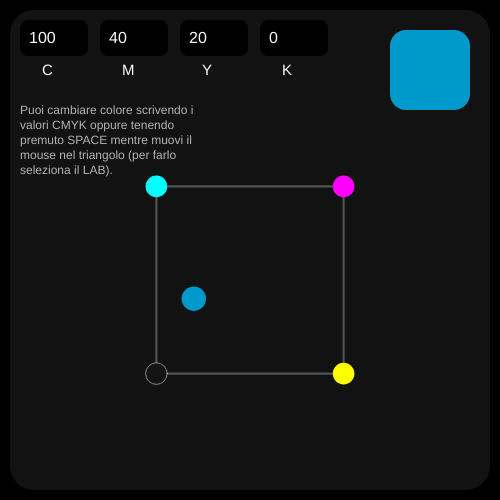
Frame 1 (no input)
Frame 60 (no input): identical to frame 1, image omitted
Frame 120 (the mouse pressed at the canvas centre since frame 60): identical to frame 1, image omitted

The p5.js sketch that drew this single still picture (run headless with seeded random() and noise() and a simulated clock; from frame 60 on, the mouse is pressed at the canvas centre):

// p5.js sketch
// ── sketch.js
/* =========================
   VARIABILI GLOBALI
   ========================= */

// Array input CMYK
let inputs = [];

// Colore corrente
let currentCMYK = {
  c: 100,
  m: 40,
  y: 20,
  k: 0
};

// Movimento col mouse attivo
let movePoint = false;

// Dimensione quadrato
const squareSize = 260;

/* =========================
   SETUP
   ========================= */
function setup() {

  createCanvas(500, 500);

  textFont('Arial');

  ["100", "40", "20", "0"].forEach((value, i) => {

    let input = createInput(value);

    styleInput(input, 20 + i * 80);

    inputs.push(input);
  });
}

/* =========================
   DRAW
   ========================= */
function draw() {

  background('black');

  // Se NON stiamo usando il mouse
  // usa i valori degli input
  if (!movePoint) {

    let values = inputs.map(input =>
      constrain(parseInt(input.value()) || 0, 0, 100)
    );

    currentCMYK.c = values[0];
    currentCMYK.m = values[1];
    currentCMYK.y = values[2];
    currentCMYK.k = values[3];
  }

  // Se SPACE è premuto
  // aggiorna dal mouse
  if (movePoint) {
    updateCMYKFromMouse();
  }

  // Conversione RGB
  let rgb = cmykToRgb(
    currentCMYK.c,
    currentCMYK.m,
    currentCMYK.y,
    currentCMYK.k
  );

  drawPanel();

  push();

  translate(width / 2, height / 2 + 30);

  scale(0.72);

  drawCMYKSquare();

  drawColorPoint(
    currentCMYK.c,
    currentCMYK.m,
    currentCMYK.y,
    currentCMYK.k
  );

  pop();

  drawColorPreview(rgb);

  drawLabels();
}

/* =========================
   STYLE INPUT
   ========================= */
function styleInput(input, x) {

  input.position(x, 20);

  input.size(50);

  input.style('background', 'black');
  input.style('color', 'white');
  input.style('border', '1px solid #000000');
  input.style('border-radius', '8px');
  input.style('padding', '8px');
  input.style('font-size', '16px');
}

/* =========================
   DRAW PANEL
   ========================= */
function drawPanel() {

  noStroke();

  fill(18);

  rect(10, 10, 480, 480, 24);
}

/* =========================
   DRAW CMYK SQUARE
   ========================= */
function drawCMYKSquare() {

  let s = squareSize;

  let left = -s / 2;
  let top = -s / 2;

  // Bordo quadrato
  stroke(255, 70);

  strokeWeight(3);

  noFill();

  rect(left, top, s, s);

  // Vertici colore
  const points = [
    { x: left, y: top, color: [0, 255, 255] }, // C
    { x: -left, y: top, color: [255, 0, 255] }, // M
    { x: -left, y: -top, color: [255, 255, 0] }, // Y
    { x: left, y: -top, color: [20] }           // K
  ];

  points.forEach((p, i) => {

    if (i === 3) {
      stroke(180);
      strokeWeight(1);
    } else {
      noStroke();
    }

    fill(...p.color);

    ellipse(p.x, p.y, 30);
  });

  noStroke();
}

/* =========================
   DRAW COLOR POINT
   =========================
   Disegna il pallino colore.
*/
function drawColorPoint(c, m, y, k) {

  let x = map(m - c, -100, 100, -130, 130);

  let yy = map(y - k, -100, 100, -130, 130);

  let rgb = cmykToRgb(c, m, y, k);

  noStroke();

  fill(rgb.r, rgb.g, rgb.b);

  ellipse(x, yy, 34);
}

/* =========================
   UPDATE CMYK FROM MOUSE
   =========================
   Quando SPACE è premuto:
   - prende il mouse
   - lo converte in CMYK
*/
function updateCMYKFromMouse() {

  // Coordinate mouse nel quadrato
  let mx = (mouseX - width / 2) / 0.72;
  let my = (mouseY - (height / 2 + 30)) / 0.72;

  // Limiti quadrato
  let half = squareSize / 2;

  // Controlla se il mouse è dentro
  if (
    mx >= -half &&
    mx <= half &&
    my >= -half &&
    my <= half
  ) {

    // Conversione posizione → CMYK
    currentCMYK.m = map(mx, -130, 130, 0, 100);
    currentCMYK.c = 100 - currentCMYK.m;

    currentCMYK.y = map(my, -130, 130, 0, 100);
    currentCMYK.k = 100 - currentCMYK.y;

    // Arrotonda
    Object.keys(currentCMYK).forEach(key => {
      currentCMYK[key] =
        constrain(round(currentCMYK[key]), 0, 100);
    });

    // Aggiorna input
    inputs[0].value(currentCMYK.c);
    inputs[1].value(currentCMYK.m);
    inputs[2].value(currentCMYK.y);
    inputs[3].value(currentCMYK.k);
  }
}

/* =========================
   DRAW COLOR PREVIEW
   ========================= */
function drawColorPreview(rgb) {

  noStroke();

  fill(rgb.r, rgb.g, rgb.b);

  rect(390, 30, 80, 80, 16);
}

/* =========================
   DRAW LABELS
   ========================= */
function drawLabels() {
  drawInstructions();
  fill(255);

  textSize(15);

  ["C", "M", "Y", "K"].forEach((label, i) => {

    text(label, 42 + i * 80, 75);
  });
}
/* =========================
   DRAW INSTRUCTIONS
   =========================
   Disegna il testo istruzioni sotto RGB.
*/
function drawInstructions() {

  fill(180);

  textSize(12);

  textAlign(LEFT);

  text(
    "Puoi cambiare colore scrivendo i valori CMYK oppure tenendo premuto SPACE mentre muovi il mouse nel triangolo (per farlo seleziona il LAB).",
    20,
    105,
    200
  );
}
/* =========================
   CMYK TO RGB
   ========================= */
function cmykToRgb(c, m, y, k) {

  [c, m, y, k] = [c, m, y, k].map(v => v / 100);

  return {
    r: 255 * (1 - c) * (1 - k),
    g: 255 * (1 - m) * (1 - k),
    b: 255 * (1 - y) * (1 - k)
  };
}

/* =========================
   KEY EVENTS
   =========================
   SPACE attiva/disattiva
   il movimento col mouse.
*/
function keyPressed() {

  if (key === ' ') {
    movePoint = true;
  }
}

function keyReleased() {

  if (key === ' ') {
    movePoint = false;
  }
} 
